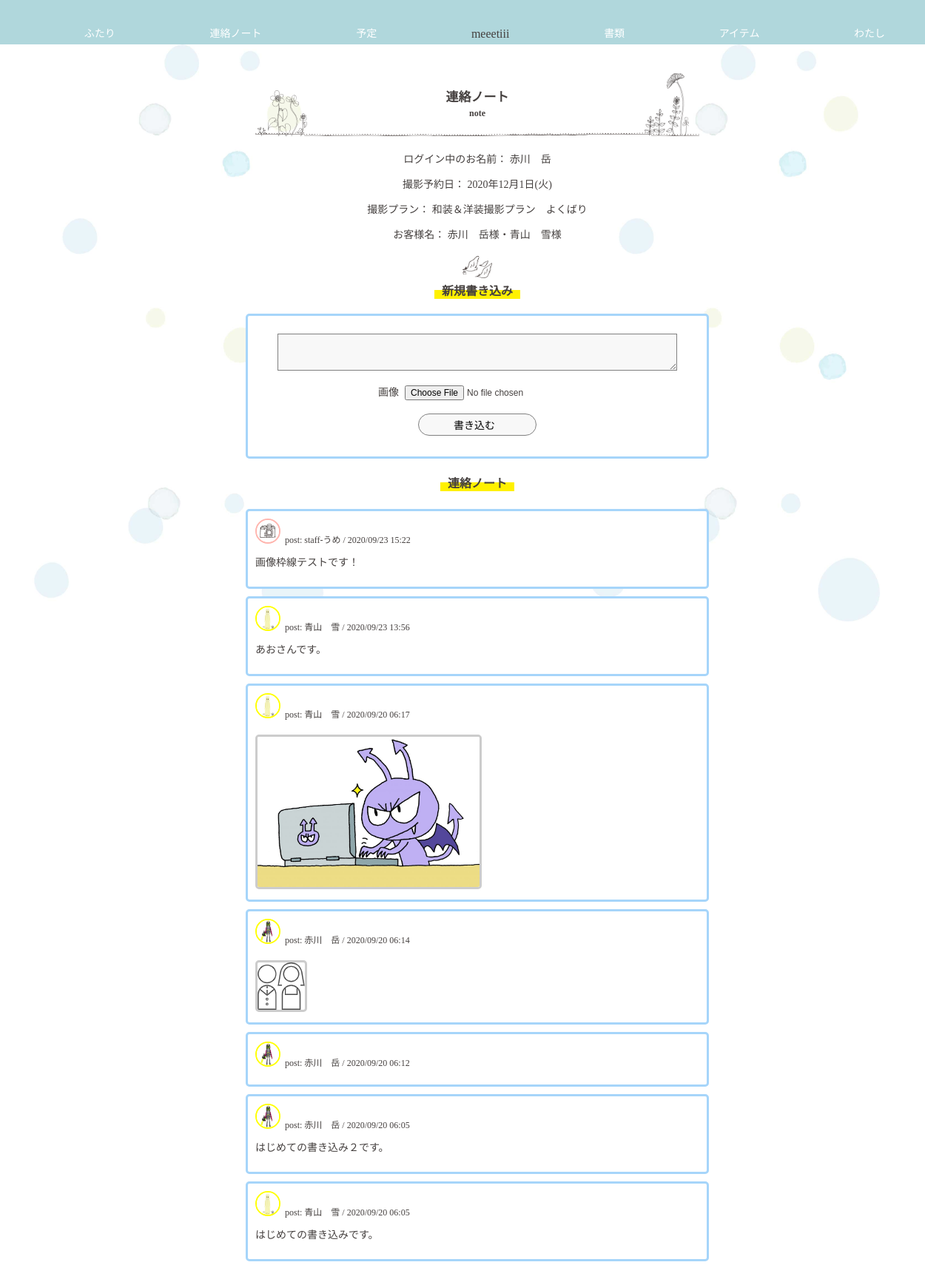
/customer/c_board.php (signed in), run on the app's committed database.
### tables this page shows
CREATE TABLE `customers` (
  `c_id` varchar(32) NOT NULL,
  `c_group_id` int(11) NOT NULL,
  `c_name` varchar(32) NOT NULL,
  `c_pass` varchar(64) NOT NULL,
  `c_mail` varchar(64) NOT NULL,
  `c_tell` varchar(11) NOT NULL,
  `c_zip` char(7) NOT NULL,
  `c_address` varchar(64) NOT NULL,
  `c_gender` tinyint(1) NOT NULL,
  `c_myphoto` tinyint(1) NOT NULL DEFAULT 0
);

CREATE TABLE `plans` (
  `p_id` int(11) NOT NULL,
  `p_name` varchar(32) NOT NULL,
  `p_wear` varchar(32) NOT NULL
);

CREATE TABLE `board` (
  `b_id` int(11) NOT NULL,
  `c_group_id` int(11) NOT NULL,
  `submit_member_id` varchar(32) NOT NULL,
  `body` text NOT NULL,
  `board_photo` tinyint(1) NOT NULL DEFAULT 0,
  `created` timestamp NOT NULL DEFAULT current_timestamp() ON UPDATE current_timestamp()
);

CREATE TABLE `staff` (
  `s_id` varchar(32) NOT NULL,
  `s_name` varchar(32) NOT NULL,
  `s_pass` varchar(255) NOT NULL,
  `s_mail` varchar(64) NOT NULL,
  `role` tinyint(1) NOT NULL
);

### class/meeting.class.php (called while the page is built, shortened)
<?php
class Meeting{
	public $pdo;
	public function __construct(){
		$host  = "localhost";
		$dbname= "meeting_app";
		$dbuser= "root";
		$dbpass= "";
		$dsn = "mysql:host={$host};dbname={$dbname};charset=utf8";
		$this->pdo = new PDO($dsn,$dbuser,$dbpass);
	}
	public function getBoardDataByGId($c_group_id) {
		$sql  = "SELECT b_id,body,created,submit_member_id,board_photo ";
		$sql .= "FROM board ";
		$sql .= "WHERE board.c_group_id=:c_group_id ORDER BY created DESC";
		$stmt = $this->pdo->prepare($sql);
		$stmt ->bindValue(":c_group_id",$c_group_id,PDO::PARAM_INT);
		$stmt->execute();
		$row =$stmt->fetchAll(PDO::FETCH_ASSOC);
		return  $row;
	}
	public function getStaffById($s_id){
		$sql = "SELECT * FROM staff WHERE s_id=:s_id";
		$stmt = $this->pdo->prepare($sql);
		$stmt->bindValue(":s_id",$s_id,PDO::PARAM_STR);
		$stmt->execute();
		$row = $stmt->fetch(PDO::FETCH_ASSOC);
		return $row;
	}
	public function getGroomBrideGrouopByGId($c_group_id) {
		$sql  ="SELECT groom.c_name AS g_name,bride.c_name AS b_name,groom.c_id AS g_id,bride.c_id AS b_id, ";
		$sql .="groom.c_myphoto AS g_myphoto,bride.c_myphoto AS b_myphoto, ";
		$sql .="reserve_day,reserve_time,estimate,invoce,payment,d_product,new_zip,new_address,p_name,plans.p_id ";
		$sql .="FROM customers AS groom,customers AS bride,c_groups,plans ";
		$sql .="WHERE c_groups.c_group_id=groom.c_group_id ";
		$sql .="AND c_groups.c_group_id=bride.c_group_id ";
		$sql .="AND c_groups.p_id=plans.p_id ";
		$sql .="AND groom.c_gender=0 AND bride.c_gender=1 ";
		$sql .="AND c_groups.c_group_id=:c_group_id";
		$stmt = $this->pdo->prepare($sql);
		$stmt->bindValue(":c_group_id",$c_group_id,PDO::PARAM_INT);
		$stmt->execute();
		$row = $stmt->fetch(PDO::FETCH_ASSOC);
		return $row;
	}
}
?>

### customer/c_board.php (the view, shortened to what this page needs)
<?php
function h($str) {
	return htmlspecialchars($str,ENT_QUOTES);
}
require_once("../class/meeting.class.php");
$obj= new Meeting();
$reserve_day = $_SESSION["reserve_day"];
$week = ["日","月","火","水","木","金","土"];
$hi = date('w', strtotime($reserve_day));
$youbi = $week[$hi];
$rd =  date('Y年n月j日', strtotime($reserve_day))."(".$youbi.")";
$row = $obj->getGroomBrideGrouopByGId($_SESSION["c_group_id"]);
$rows = $obj->getBoardDataByGId($_SESSION["c_group_id"]);
$c_data=$obj->getGroomBrideGrouopByGId($_SESSION["c_group_id"]);
?>
<?php
	if(empty($_SESSION["s_id"])) {
		require_once("header_for_customer.php");
	}else{
		require_once("header_for_staff_inCpage.php");
	}
?>
		<main>
			<div id="title_wrapper">
				<h1>連絡ノート<br><span class="font_mini_no_padding">note</span></h1>
			</div>
			<section>
				<p>ログイン中のお名前：
				<?php
					if(!empty($_SESSION["c_name"])) {
						echo h($_SESSION["c_name"]);
					}else{
						echo "【スタッフ】".h($_SESSION["s_name"]);
					}; ?></p>
				<p>撮影予約日： <?php echo h($rd);	?> </p>
				<p>撮影プラン： <?php echo h($row["p_name"]);	?> </p>
				<p>お客様名： <?php echo h($c_data["g_name"])."様・".h($c_data["b_name"])."様";	?> </p>
			</section>
			<section>
				<img src="../image/photoplan-icon01.png" class="fuwafuwa4"><br>
				<h2>新規書き込み</h2>
				<div class="toukou">
					<form action="exec_board_submit.php" method="post" enctype="multipart/form-data">
						<p><textarea name="body" id=""></textarea></p>
						<p>画像<input class="b_photo" type="file" name="board_photo" accept="image/jpeg, image/png" /></p>
						<p><input type="submit" value="書き込む"></p>
					</form>
				</div>
			</section>
			<section>
				<h2>連絡ノート</h2>
				<?php foreach($rows as $row): ?>
				<div class="keijiban_sub" id="keijibanban">
					<div class="b_sub_data_area">
						<?php if($row["submit_member_id"]== $c_data["g_id"] && $c_data["g_myphoto"]==1): ?>
						<img src="../image/upload/c_myphoto/<?php echo $c_data["g_id"];?>.jpg" alt="新郎画像" id="c_photo_border">
						<?php elseif($row["submit_member_id"]== $c_data["g_id"] && $c_data["g_myphoto"]==0): ?>
						<img src="../image/noimage.png">
						<?php elseif($row["submit_member_id"]== $c_data["b_id"] && $c_data["b_myphoto"]==1): ?>
						<img src="../image/upload/c_myphoto/<?php echo $c_data["b_id"];?>.jpg" alt="新婦画像" id="c_photo_border">
						<?php elseif($row["submit_member_id"]== $c_data["b_id"] && $c_data["b_myphoto"]==0): ?>
						<img src="../image/noimage.png">
						<?php else:?>
						<img src="../image/staff_image.png">
						<?php endif; ?>
						<div>
							<p><span class="font_mini3">post:
							<?php
								if($row["submit_member_id"]== $c_data["g_id"]){
									echo h($c_data["g_name"]);
								}else if($row["submit_member_id"]== $c_data["b_id"]){
									echo h($c_data["b_name"]);
								}else{
									$s_id=$row["submit_member_id"];
									$staff_data=$obj->getStaffById($s_id);
									echo "staff-".h($staff_data["s_name"]);
								};
							?> / <?php echo date("Y/m/d H:i",strtotime($row["created"])); ?></span></p>
						</div>
					</div>
					<p class="font_mini_no_padding"><?php echo nl2br(h($row["body"])); ?></p>
				<?php if(intVal($row["board_photo"])==1): ?>
				<a href="../image/upload/board_photo/<?php echo h($row["b_id"]);?>.jpg" rel="lightbox"><img class="" src="../image/upload/board_photo/<?php echo h($row["b_id"]);?>.jpg" alt="投稿画像"></a>
				<?php endif; ?>
				</div>
				<?php endforeach; ?>
			</section>
		</main>
<?php
	if(empty($_SESSION["s_id"])) {
		require_once("footer_for_customerpage.php");
	}else{
		require_once("footer_for_staff_inCpage.php");
	}
?>

### css/style.css (style rules this page uses)
* { //border:1px red solid; }
html, body { height: 100%; }
body { width:100%; margin:auto; color: #45403f; font-family: 'Noto Serif JP', serif; }
main { width:100%; padding:20px; margin:auto; margin-bottom:60px; text-align:center; padding-top:80px; background: url(../image/demo.jpg) center top; background-size: contain; height: calc(100% - 60px); }
section { max-width:100%; margin:20px auto; }
section:last-child { padding-bottom:40px;; }
section form { max-width:100%; margin:auto; }
h2 { font-size:clamp(14px,3.6vw,16px); display:inline-block; background: linear-gradient(transparent 50%, #fff100 0%); padding-left:10px; padding-right:10px; margin-bottom:10px; margin-top:20px; }
div>h2, section>h2 { margin-top:0; }
p, input { font-size:14px; }
a { font-size:12px; text-decoration:none; color: #45403f; display:block; }
#title_wrapper { position:relative; background: url(../image/h1_imgBorder.png) repeat-x center bottom; background-size: auto 5px; padding-top: 26px; padding-bottom: 10px; max-width: 600px; margin: auto; overflow: hidden; text-align: center; }
h1 { font-size:17px; display:inline-block; text-align:center; }
span.font_mini_no_padding, .font_mini_no_padding { font-size:12px; padding:0; }
#title_wrapper:before { content:""; display:inline-block; background:url(../image/birdicon04-sp.png) no-repeat; width:67px; height:62px; background-size: cover; position: absolute; left: 3px; bottom: 0; }
#title_wrapper:after { content:""; display:inline-block; background:url(../image/birdicon03-sp.png) no-repeat; width:60px; height:85px; background-size: cover; position: absolute; right: 14px; bottom: 0; }
input, select, textarea, .login_table input { padding: 0 8px; margin:auto; width: clamp(220px,80vw,600px); //width:260px; box-sizing:border-box; background-color:#f8f8f8; border:#dfdfdf; }
input::placeholder { color: #ccc; font-size:12px; margin-bottom:10px; }
input[type="submit"] { height:30px; width:160px; //border:solid 1px gray; border-radius:15px; line-height:30px; margin:4px; padding-left:0; }
input[type="text"], input[type="password"], textarea[name="body"], textarea { border: solid 1px gray; }
input#c_myphoto, input.b_photo { font-size:10px; margin-left:4px; padding: 0 8px; width:220px; box-sizing:border-box; }
input[type="file"] { width:clamp(220px,40vw,240px); font-size:clamp(10px,10px + .7vw,12px); margin:auto; }
table tr td input, table tr td select, input,select, p select { border: solid 1px gray; }
input[type="file"] { border:none; background:none; }
textarea { height:50px; padding-top:6px; padding-bottom:6px; }
.toukou, .notice_wrapper, .msg_wrapper { background-color: white; margin:10px auto; padding:10px; border-radius: 5px; border: solid 3px #a6d5fa; width: clamp(220px,80vw,600px); }
.toukou textarea { width:clamp(230px,90%,600px); }
.keijiban_sub, .itemllist_sub { border:3px solid #a6d5fa; background-color:white; margin:10px auto; padding:10px; border-radius: 5px; width: clamp(220px,80vw,600px); }
.keijiban_sub p, .keijiban_sub a { text-align:left; }
.keijiban_sub a img { max-width:clamp(200px,70vw,300px); //max-width:100%; border:solid 3px #ccc; border-radius: 5px; margin-top:8px; }
.b_sub_data_area { display:flex; margin-bottom:6px; }
.b_sub_data_area >div { height:30px; }
.b_sub_data_area img { width:30px; height:30px; border-radius:30px; border:solid 2px #ffb5ae; }
img#c_photo_border { border:solid 2px yellow; }
span.font_mini3 { font-size:clamp(8px,8px + .8vw,12px); padding:0 6px; margin:0; line-height:30px; }
.font_mini_no_padding { font-size:clamp(12px,10px + .7vw,14px); padding:0; }
.fuwafuwa4 { height:30px; animation-name: huwahuwa; animation-timing-function: ease-in-out; animation-iteration-count: infinite; animation-direction: alternate; animation-duration: 1.6s; //animation:blink 1.6s ease-in-out infinite alternate;; }

### data on the page
customers: plans.p_name "和装＆洋装撮影プラン よくばり", c_name "赤川 岳", customers.c_name "青山 雪"
board: staff.s_name "うめ", created "2020/09/23 15:22", body "画像枠線テストです！"
board: created "2020/09/23 13:56", body "あおさんです。"
customers: c_name "青山 雪"
board: created "2020/09/20 06:17", shows a picture
board: created "2020/09/20 06:14", shows a picture
board: created "2020/09/20 06:12"
board: created "2020/09/20 06:05", body "はじめての書き込み２です。"
board: created "2020/09/20 06:05", body "はじめての書き込みです。"

### other printed values
$_SESSION["c_name"] "赤川 岳"
$rd "2020年12月1日(火)"
